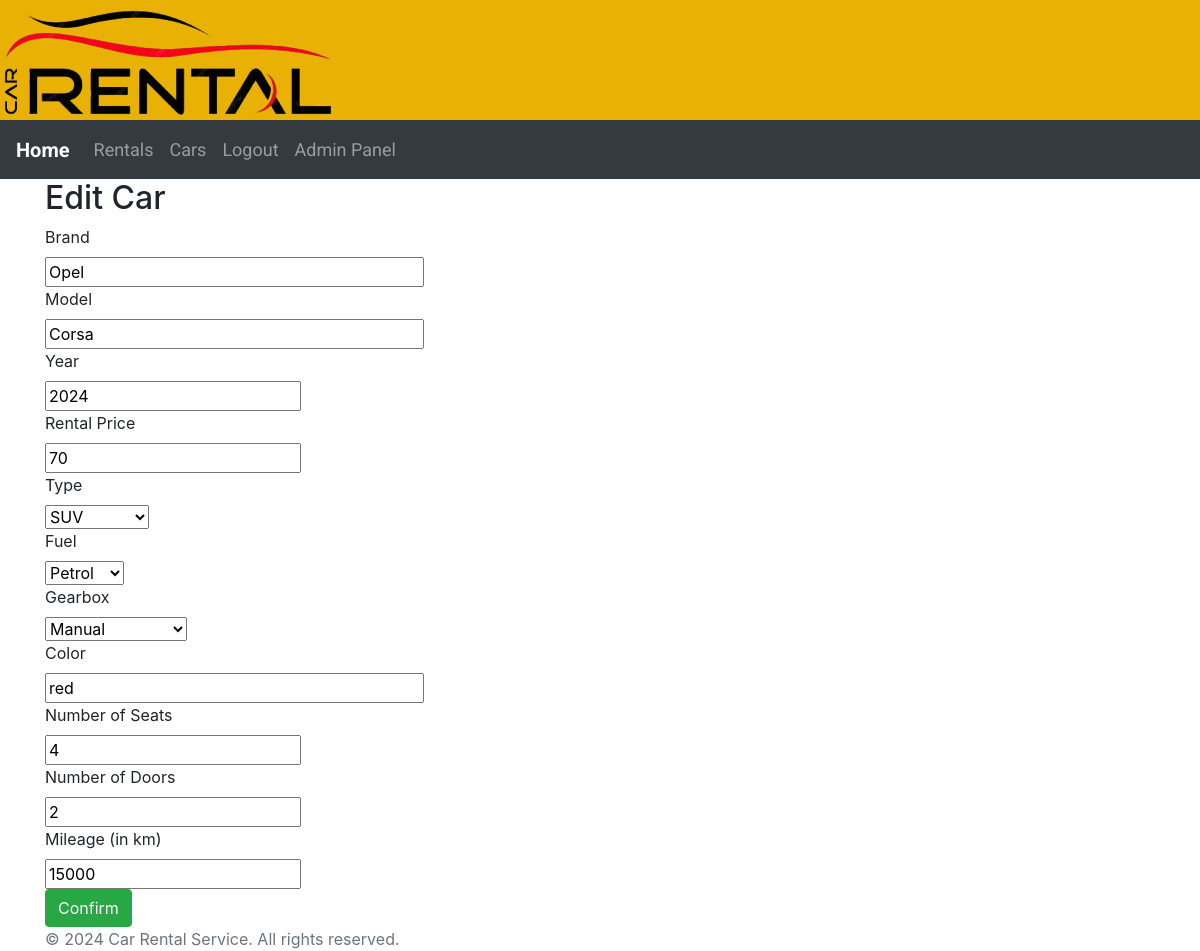
Page /admin/edit_car/4 (signed in) on the committed database.
### app/models/__init__.py (models this page shows)
class Car(db.Model):
    __tablename__ = 'cars'
    id = db.Column(db.Integer, primary_key=True)
    brand = db.Column(db.String(150))
    model = db.Column(db.String(150))
    year = db.Column(db.Integer)
    mileage = db.Column(db.Integer)
    doors = db.Column(db.Integer)
    seats = db.Column(db.Integer)
    rental_price = db.Column(db.Integer)
    type = db.Column(db.Enum(CarType), nullable=False)
    fuel = db.Column(db.Enum(FuelType), nullable=False)
    gearbox = db.Column(db.Enum(GearboxType), nullable=False)
    color = db.Column(db.String(150))
    image_filename = db.Column(db.String(100))
    status = db.Column(db.Boolean, default=True)
    rental_history = db.relationship('RentalHistory', backref='car', lazy=True)

### app/admin/routes.py (the view)
    def wrapper(*args, **kwargs):
        if not current_user.is_admin:
            flash("You do not have permission to access the admin panel.", "danger")
            return redirect(url_for('user.user_panel'))
        return func(*args, **kwargs)

### app/forms.py
class CarForm(FlaskForm):
    brand = StringField('Brand', validators=[DataRequired()])
    model = StringField('Model', validators=[DataRequired()])
    year = IntegerField('Year', validators=[DataRequired()])
    rental_price = IntegerField('Rental Price', validators=[DataRequired()])
    type = SelectField('Type', choices=[(car_type.name, car_type.value) for car_type in CarType],
                       validators=[DataRequired()])
    fuel = SelectField('Fuel', choices=[(fuel_type.name, fuel_type.value) for fuel_type in FuelType],
                       validators=[DataRequired()])
    gearbox = SelectField('Gearbox', choices=[(gearbox_type.name, gearbox_type.value) for gearbox_type in GearboxType],
                          validators=[DataRequired()])
    color = StringField('Color', validators=[DataRequired()])
    seats = IntegerField('Number of Seats', validators=[DataRequired()])
    doors = IntegerField('Number of Doors', validators=[DataRequired()])
    mileage = IntegerField('Mileage (in km)', validators=[DataRequired()])
    submit = SubmitField('Add Car')

### app/admin/routes.py (called while the page is built, shortened)
def admin_required(func):
    def wrapper(*args, **kwargs):
        if not current_user.is_admin:
            flash("You do not have permission to access the admin panel.", "danger")
            return redirect(url_for('user.user_panel'))
        return func(*args, **kwargs)
    wrapper.__name__ = func.__name__
    return wrapper

@admin_bp.route('/edit_car/<int:car_id>', methods=['GET', 'POST'])
@admin_required
@login_required
def edit_car(car_id):
    car = Car.query.get_or_404(car_id)
    form = CarForm(obj=car)
    return render_template('edit_car.html', form=form, car=car, current_user=current_user)

### app/templates/edit_car.html (shortened to what this page needs)
{% extends "base.html" %}
{% block content %}
<h2>Edit Car</h2>
<form method="POST" onsubmit="return confirm('Are you sure you want to confirm the changes?');">
    <div>
        {{ form.brand.label }}<br>
        {{ form.brand(size=32) }}<br>
    </div>
    <div>
        {{ form.model.label }}<br>
        {{ form.model(size=32) }}<br>
    </div>
    <div>
        {{ form.year.label }}<br>
        {{ form.year(size=32) }}<br>
    </div>
    <div>
        {{ form.rental_price.label }}<br>
        {{ form.rental_price(size=32) }}<br>
    </div>
    <div>
        {{ form.type.label }}<br>
        {{ form.type() }}<br>
    </div>
    <div>
        {{ form.fuel.label }}<br>
        {{ form.fuel() }}<br>
    </div>
    <div>
        {{ form.gearbox.label }}<br>
        {{ form.gearbox() }}<br>
    </div>
    <div>
        {{ form.color.label }}<br>
        {{ form.color(size=32) }}<br>
    </div>
    <div>
        {{ form.seats.label }}<br>
        {{ form.seats(size=32) }}<br>
    </div>
    <div>
        {{ form.doors.label }}<br>
        {{ form.doors(size=32) }}<br>
    </div>
    <div>
        {{ form.mileage.label }}<br>
        {{ form.mileage(size=32) }}<br>
    </div>
    <div>
        <button type="submit" class="btn btn-success">Confirm</button>
    </div>
</form>
{% endblock %}

### rows in the picture
Car: brand "Opel", model "Corsa", year "2024", rental_price "70", type "SUV", fuel "Petrol", gearbox "Manual", color "red", seats "4", doors "2", mileage "15000"
